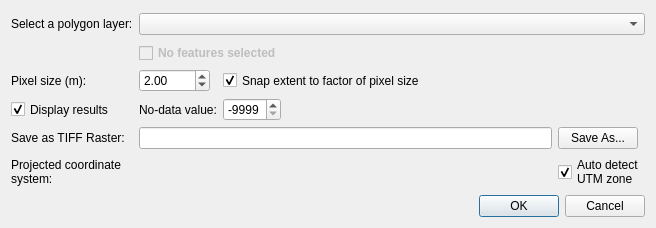
<?xml version="1.0" encoding="UTF-8"?>
<ui version="4.0">
 <class>DialogBlockGrid</class>
 <widget class="QDialog" name="DialogBlockGrid">
  <property name="geometry">
   <rect>
    <x>0</x>
    <y>0</y>
    <width>656</width>
    <height>216</height>
   </rect>
  </property>
  <property name="windowTitle">
   <string>Create block grid (Polygon to Raster)</string>
  </property>
  <layout class="QFormLayout" name="formLayout">
   <item row="0" column="0" colspan="2">
    <layout class="QGridLayout" name="gridLayout">
     <item row="2" column="2" colspan="2">
      <widget class="QCheckBox" name="chkSnapExtent">
       <property name="sizePolicy">
        <sizepolicy hsizetype="Fixed" vsizetype="Preferred">
         <horstretch>0</horstretch>
         <verstretch>0</verstretch>
        </sizepolicy>
       </property>
       <property name="text">
        <string>Snap extent to factor of pixel size</string>
       </property>
       <property name="checked">
        <bool>true</bool>
       </property>
      </widget>
     </item>
     <item row="4" column="4">
      <widget class="QPushButton" name="cmdSaveRasterFile">
       <property name="sizePolicy">
        <sizepolicy hsizetype="Fixed" vsizetype="Preferred">
         <horstretch>0</horstretch>
         <verstretch>0</verstretch>
        </sizepolicy>
       </property>
       <property name="text">
        <string>Save As...</string>
       </property>
      </widget>
     </item>
     <item row="2" column="1">
      <widget class="QDoubleSpinBox" name="dsbPixelSize">
       <property name="sizePolicy">
        <sizepolicy hsizetype="Fixed" vsizetype="Preferred">
         <horstretch>0</horstretch>
         <verstretch>0</verstretch>
        </sizepolicy>
       </property>
       <property name="maximum">
        <double>6000.000000000000000</double>
       </property>
       <property name="singleStep">
        <double>0.500000000000000</double>
       </property>
       <property name="value">
        <double>2.000000000000000</double>
       </property>
      </widget>
     </item>
     <item row="0" column="0">
      <widget class="QLabel" name="lblTargetLayer">
       <property name="sizePolicy">
        <sizepolicy hsizetype="Fixed" vsizetype="Preferred">
         <horstretch>0</horstretch>
         <verstretch>0</verstretch>
        </sizepolicy>
       </property>
       <property name="minimumSize">
        <size>
         <width>0</width>
         <height>26</height>
        </size>
       </property>
       <property name="text">
        <string>Select a polygon layer:</string>
       </property>
       <property name="wordWrap">
        <bool>false</bool>
       </property>
      </widget>
     </item>
     <item row="3" column="0">
      <widget class="QCheckBox" name="chkDisplayResults">
       <property name="sizePolicy">
        <sizepolicy hsizetype="Fixed" vsizetype="Preferred">
         <horstretch>0</horstretch>
         <verstretch>0</verstretch>
        </sizepolicy>
       </property>
       <property name="text">
        <string>Display results</string>
       </property>
       <property name="checked">
        <bool>true</bool>
       </property>
      </widget>
     </item>
     <item row="3" column="1">
      <widget class="QLabel" name="lblNoDataVal">
       <property name="sizePolicy">
        <sizepolicy hsizetype="Fixed" vsizetype="Preferred">
         <horstretch>0</horstretch>
         <verstretch>0</verstretch>
        </sizepolicy>
       </property>
       <property name="text">
        <string>No-data value:</string>
       </property>
      </widget>
     </item>
     <item row="1" column="1" colspan="2">
      <widget class="QCheckBox" name="chkUseSelected">
       <property name="enabled">
        <bool>false</bool>
       </property>
       <property name="sizePolicy">
        <sizepolicy hsizetype="Fixed" vsizetype="Preferred">
         <horstretch>0</horstretch>
         <verstretch>0</verstretch>
        </sizepolicy>
       </property>
       <property name="font">
        <font>
         <weight>75</weight>
         <bold>true</bold>
        </font>
       </property>
       <property name="text">
        <string>No features selected</string>
       </property>
      </widget>
     </item>
     <item row="4" column="1" colspan="3">
      <widget class="QLineEdit" name="lneSaveRasterFile">
       <property name="sizePolicy">
        <sizepolicy hsizetype="MinimumExpanding" vsizetype="Preferred">
         <horstretch>0</horstretch>
         <verstretch>0</verstretch>
        </sizepolicy>
       </property>
      </widget>
     </item>
     <item row="2" column="0">
      <widget class="QLabel" name="lblPixelSize">
       <property name="sizePolicy">
        <sizepolicy hsizetype="Fixed" vsizetype="Preferred">
         <horstretch>0</horstretch>
         <verstretch>0</verstretch>
        </sizepolicy>
       </property>
       <property name="text">
        <string>Pixel size (m):</string>
       </property>
      </widget>
     </item>
     <item row="0" column="1" colspan="4">
      <widget class="QgsMapLayerComboBox" name="mcboTargetLayer">
       <property name="showCrs" stdset="0">
        <bool>true</bool>
       </property>
      </widget>
     </item>
     <item row="4" column="0">
      <widget class="QLabel" name="lblOutputFile">
       <property name="sizePolicy">
        <sizepolicy hsizetype="Fixed" vsizetype="Preferred">
         <horstretch>0</horstretch>
         <verstretch>0</verstretch>
        </sizepolicy>
       </property>
       <property name="text">
        <string>Save as TIFF Raster:</string>
       </property>
      </widget>
     </item>
     <item row="5" column="0">
      <widget class="QLabel" name="lblOutCRSTitle">
       <property name="sizePolicy">
        <sizepolicy hsizetype="Fixed" vsizetype="Preferred">
         <horstretch>0</horstretch>
         <verstretch>0</verstretch>
        </sizepolicy>
       </property>
       <property name="text">
        <string>Projected coordinate system:</string>
       </property>
       <property name="wordWrap">
        <bool>true</bool>
       </property>
      </widget>
     </item>
     <item row="5" column="1" colspan="3">
      <widget class="QgsProjectionSelectionWidget" name="mCRSoutput"/>
     </item>
     <item row="5" column="4">
      <widget class="QCheckBox" name="chkAutoCRS">
       <property name="sizePolicy">
        <sizepolicy hsizetype="Fixed" vsizetype="Fixed">
         <horstretch>0</horstretch>
         <verstretch>0</verstretch>
        </sizepolicy>
       </property>
       <property name="text">
        <string>Auto detect
UTM zone</string>
       </property>
       <property name="checkable">
        <bool>true</bool>
       </property>
       <property name="checked">
        <bool>true</bool>
       </property>
      </widget>
     </item>
     <item row="3" column="2">
      <widget class="QSpinBox" name="spnNoDataVal">
       <property name="sizePolicy">
        <sizepolicy hsizetype="Fixed" vsizetype="Preferred">
         <horstretch>0</horstretch>
         <verstretch>0</verstretch>
        </sizepolicy>
       </property>
       <property name="minimum">
        <number>-9999</number>
       </property>
       <property name="maximum">
        <number>9999</number>
       </property>
       <property name="value">
        <number>-9999</number>
       </property>
      </widget>
     </item>
    </layout>
   </item>
   <item row="1" column="0" colspan="2">
    <widget class="QDialogButtonBox" name="buttonBox">
     <property name="orientation">
      <enum>Qt::Horizontal</enum>
     </property>
     <property name="standardButtons">
      <set>QDialogButtonBox::Cancel|QDialogButtonBox::Ok</set>
     </property>
    </widget>
   </item>
  </layout>
 </widget>
 <customwidgets>
  <customwidget>
   <class>QgsMapLayerComboBox</class>
   <extends>QComboBox</extends>
   <header>qgsmaplayercombobox.h</header>
  </customwidget>
  <customwidget>
   <class>QgsProjectionSelectionWidget</class>
   <extends>QWidget</extends>
   <header>qgsprojectionselectionwidget.h</header>
  </customwidget>
 </customwidgets>
 <resources/>
 <connections>
  <connection>
   <sender>buttonBox</sender>
   <signal>accepted()</signal>
   <receiver>DialogBlockGrid</receiver>
   <slot>accept()</slot>
   <hints>
    <hint type="sourcelabel">
     <x>248</x>
     <y>254</y>
    </hint>
    <hint type="destinationlabel">
     <x>157</x>
     <y>274</y>
    </hint>
   </hints>
  </connection>
  <connection>
   <sender>buttonBox</sender>
   <signal>rejected()</signal>
   <receiver>DialogBlockGrid</receiver>
   <slot>reject()</slot>
   <hints>
    <hint type="sourcelabel">
     <x>316</x>
     <y>260</y>
    </hint>
    <hint type="destinationlabel">
     <x>286</x>
     <y>274</y>
    </hint>
   </hints>
  </connection>
 </connections>
</ui>
